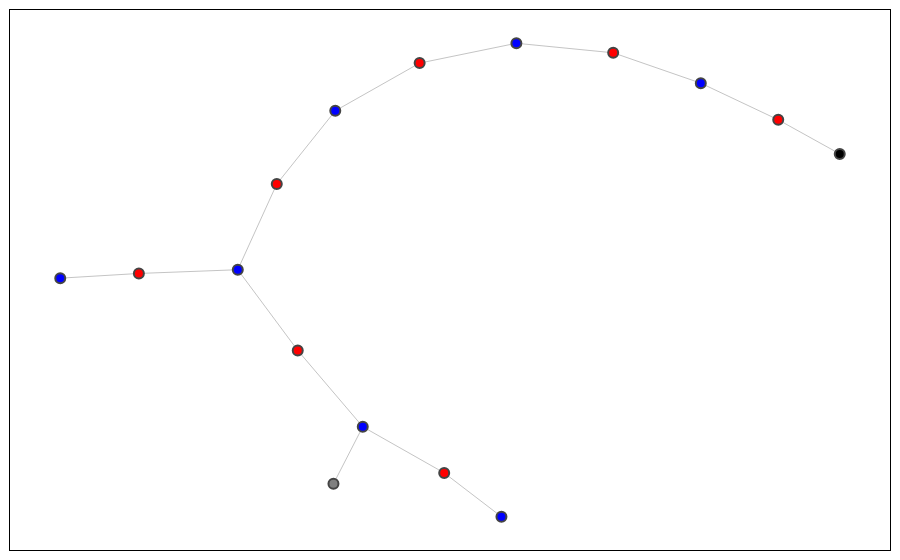

Notebook code for this chart:
### Code cell
prep_df = preprocess(df)
draw_graph(prep_df, 0, style='kamada_kawai')

### Figure 1 — Plotly figure (JSON) as saved in the notebook; plotly's stock layout.template omitted (floating-point values rounded to 4 significant figures)
{"data": [{"hoverinfo": "none", "line": {"color": "#888", "width": 0.5}, "mode": "lines", "type": "scatter", "x": [1, 0.8504, null, 0.8504, 0.6621, null, 0.6621, 0.449, null, 0.449, 0.2136, null, 0.2136, -0.02162, null, -0.02162, -0.2268, null, -0.2268, -0.369, null, -0.369, -0.4639, null, -0.4639, -0.7044, null, -0.4639, -0.3181, null, -0.7044, -0.8956, null, -0.3181, -0.16, null, -0.16, 0.03809, null, -0.16, -0.2312, null, 0.03809, 0.1773, null], "y": [0.2638, 0.3652, null, 0.3652, 0.4741, null, 0.4741, 0.5643, null, 0.5643, 0.5927, null, 0.5927, 0.5337, null, 0.5337, 0.3919, null, 0.3919, 0.1744, null, 0.1744, -0.08039, null, -0.08039, -0.09149, null, -0.08039, -0.3203, null, -0.09149, -0.1055, null, -0.3203, -0.5471, null, -0.5471, -0.6842, null, -0.5471, -0.7167, null, -0.6842, -0.8145, null]}, {"hoverinfo": "none", "marker": {"color": ["black", "red", "blue", "red", "blue", "red", "blue", "red", "blue", "red", "blue", "red", "blue", "red", "blue", "gray"], "line": {"width": 2}, "showscale": false, "size": 10}, "mode": "markers", "type": "scatter", "x": [1, 0.8504, 0.6621, 0.449, 0.2136, -0.02162, -0.2268, -0.369, -0.4639, -0.7044, -0.8956, -0.3181, -0.16, 0.03809, 0.1773, -0.2312], "y": [0.2638, 0.3652, 0.4741, 0.5643, 0.5927, 0.5337, 0.3919, 0.1744, -0.08039, -0.09149, -0.1055, -0.3203, -0.5471, -0.6842, -0.8145, -0.7167]}], "layout": {"margin": {"b": 10, "l": 10, "pad": 0, "r": 10, "t": 10}, "paper_bgcolor": "white", "plot_bgcolor": "white", "showlegend": false, "xaxis": {"linecolor": "black", "mirror": true, "showgrid": false, "showticklabels": false}, "yaxis": {"linecolor": "black", "mirror": true, "showgrid": false, "showticklabels": false}}}
